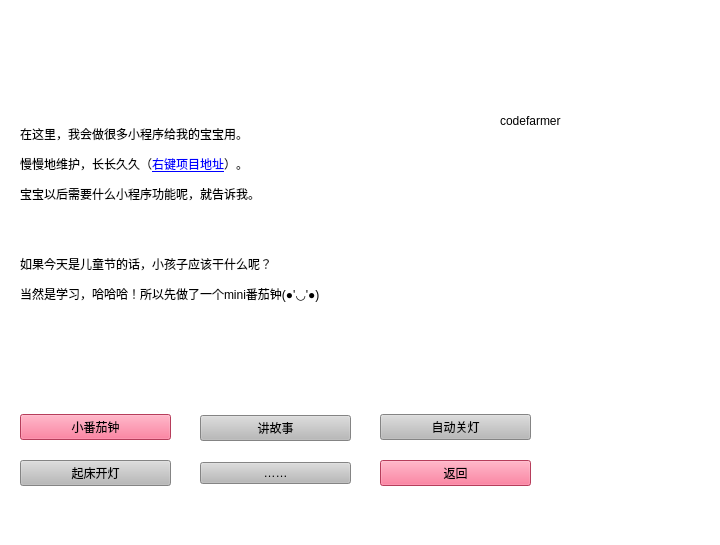
<?xml version="1.0" encoding="UTF-8"?>
<ui version="4.0">
 <class>Function_choose</class>
 <widget class="QWidget" name="Function_choose">
  <property name="geometry">
   <rect>
    <x>0</x>
    <y>0</y>
    <width>720</width>
    <height>545</height>
   </rect>
  </property>
  <property name="windowTitle">
   <string>功能选择</string>
  </property>
  <property name="styleSheet">
   <string notr="true">background-color: rgb(255, 255, 255);</string>
  </property>
  <widget class="QLabel" name="label">
   <property name="geometry">
    <rect>
     <x>20</x>
     <y>60</y>
     <width>331</width>
     <height>309</height>
    </rect>
   </property>
   <property name="sizePolicy">
    <sizepolicy hsizetype="MinimumExpanding" vsizetype="MinimumExpanding">
     <horstretch>0</horstretch>
     <verstretch>0</verstretch>
    </sizepolicy>
   </property>
   <property name="text">
    <string>&lt;html&gt;&lt;head/&gt;&lt;body&gt;&lt;p&gt;在这里，我会做很多小程序给我的宝宝用。&lt;/p&gt;&lt;p&gt;慢慢地维护，长长久久（&lt;a href=&quot;https://github.com/allanwhledu/miniprogram_for_520.git&quot;&gt;&lt;span style=&quot; text-decoration: underline; color:#0000ff;&quot;&gt;右键项目地址&lt;/span&gt;&lt;/a&gt;）。&lt;/p&gt;&lt;p&gt;宝宝以后需要什么小程序功能呢，就告诉我。&lt;/p&gt;&lt;p&gt;&lt;br/&gt;&lt;/p&gt;&lt;p&gt;如果今天是儿童节的话，小孩子应该干什么呢？&lt;/p&gt;&lt;p&gt;当然是学习，哈哈哈！所以先做了一个mini番茄钟(●'◡'●)&lt;/p&gt;&lt;/body&gt;&lt;/html&gt;</string>
   </property>
  </widget>
  <widget class="QLabel" name="label_2">
   <property name="geometry">
    <rect>
     <x>500</x>
     <y>40</y>
     <width>171</width>
     <height>161</height>
    </rect>
   </property>
   <property name="text">
    <string>codefarmer</string>
   </property>
  </widget>
  <widget class="QWidget" name="layoutWidget">
   <property name="geometry">
    <rect>
     <x>200</x>
     <y>400</y>
     <width>151</width>
     <height>101</height>
    </rect>
   </property>
   <layout class="QVBoxLayout" name="verticalLayout_2">
    <item>
     <widget class="QPushButton" name="pushButton_3">
      <property name="styleSheet">
       <string notr="true">background-color: rgb(185, 185, 185);</string>
      </property>
      <property name="text">
       <string>讲故事</string>
      </property>
     </widget>
    </item>
    <item>
     <widget class="QPushButton" name="pushButton_4">
      <property name="styleSheet">
       <string notr="true">background-color: rgb(185, 185, 185);</string>
      </property>
      <property name="text">
       <string>……</string>
      </property>
     </widget>
    </item>
   </layout>
  </widget>
  <widget class="QWidget" name="layoutWidget_2">
   <property name="geometry">
    <rect>
     <x>380</x>
     <y>400</y>
     <width>151</width>
     <height>101</height>
    </rect>
   </property>
   <layout class="QVBoxLayout" name="verticalLayout_3">
    <item>
     <widget class="QPushButton" name="pushButton_5">
      <property name="styleSheet">
       <string notr="true">background-color: rgb(185, 185, 185);</string>
      </property>
      <property name="text">
       <string>自动关灯</string>
      </property>
     </widget>
    </item>
    <item>
     <widget class="QPushButton" name="pushButton_2">
      <property name="styleSheet">
       <string notr="true">background-color: rgb(255, 85, 127);</string>
      </property>
      <property name="text">
       <string>返回</string>
      </property>
     </widget>
    </item>
   </layout>
  </widget>
  <widget class="QWidget" name="">
   <property name="geometry">
    <rect>
     <x>20</x>
     <y>400</y>
     <width>151</width>
     <height>101</height>
    </rect>
   </property>
   <layout class="QVBoxLayout" name="verticalLayout">
    <item>
     <widget class="QPushButton" name="pushButton">
      <property name="styleSheet">
       <string notr="true">background-color: rgb(255, 85, 127);</string>
      </property>
      <property name="text">
       <string>小番茄钟</string>
      </property>
     </widget>
    </item>
    <item>
     <widget class="QPushButton" name="pushButton_6">
      <property name="styleSheet">
       <string notr="true">background-color: rgb(185, 185, 185);</string>
      </property>
      <property name="text">
       <string>起床开灯</string>
      </property>
     </widget>
    </item>
   </layout>
  </widget>
 </widget>
 <resources/>
 <connections/>
</ui>
